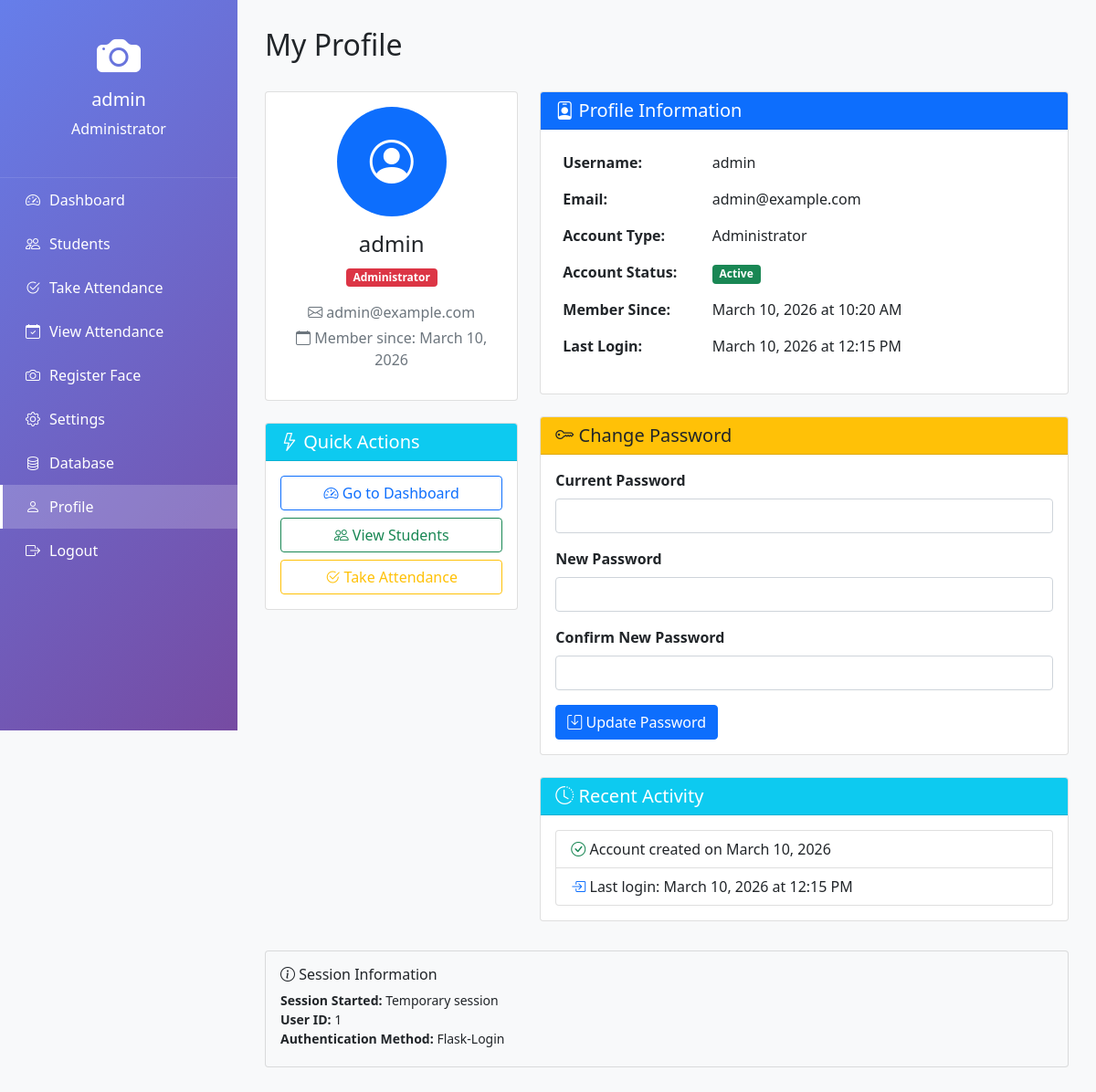
Page /auth/profile (signed in) on the committed database.
### app/models.py (models this page shows, shortened)
class User(UserMixin, db.Model):
    __tablename__ = 'users'
    id = db.Column(db.Integer, primary_key=True)
    username = db.Column(db.String(64), unique=True, nullable=False)
    email = db.Column(db.String(120), nullable=False)  # UNIQUE CONSTRAINT REMOVED
    password_hash = db.Column(db.String(128))
    is_admin = db.Column(db.Boolean, default=False)
    is_teacher = db.Column(db.Boolean, default=False)
    is_active = db.Column(db.Boolean, default=True)
    created_at = db.Column(db.DateTime, default=datetime.utcnow)
    last_login = db.Column(db.DateTime)
    teacher_id = db.Column(db.String(20), unique=True)
    department = db.Column(db.String(100))
    phone = db.Column(db.String(20))

### app/routes.py (the view)
@auth_bp.route('/profile')
@login_required
def profile():
    form = ChangePasswordForm()
    return render_template('profile.html', form=form, datetime=datetime)

### app/forms.py
class ChangePasswordForm(FlaskForm):
    current_password = PasswordField('Current Password', validators=[DataRequired()])
    new_password = PasswordField('New Password', validators=[DataRequired(), Length(min=6, message="Password must be at least 6 characters")])
    confirm_password = PasswordField('Confirm New Password',
                                     validators=[DataRequired(), EqualTo('new_password', message="Passwords must match")])
    submit = SubmitField('Change Password')

### app/models.py (called while the page is built)
@login_manager.user_loader
def load_user(user_id):
    if user_id.startswith('staff_'):
        return User.query.get(int(user_id.replace('staff_', '')))
    elif user_id.startswith('student_'):
        return StudentUser.query.get(int(user_id.replace('student_', '')))
    return None

### app/templates/profile.html (shortened to what this page needs)
{% extends "base.html" %}
{% block page_title %}My Profile{% endblock %}
{% block content %}
<div class="row">
    <div class="col-md-4 mb-4">
        <div class="card">
            <div class="card-body text-center">
                <div class="bg-primary text-white d-flex align-items-center justify-content-center mx-auto mb-3"
                     style="width: 120px; height: 120px; border-radius: 50%; font-size: 3rem;">
                    <i class="bi bi-person-circle"></i>
                </div>
                <h4>{{ current_user.username }}</h4>
                <p class="text-muted">
                    {% if current_user.is_admin %}
                        <span class="badge bg-danger">Administrator</span>
                    {% elif current_user.is_teacher %}
                        <span class="badge bg-info">Teacher</span>
                    {% else %}
                        <span class="badge bg-secondary">Staff</span>
                    {% endif %}
                </p>
                <p class="text-muted mb-1">
                    <i class="bi bi-envelope"></i> {{ current_user.email }}
                </p>
                <p class="text-muted">
                    <i class="bi bi-calendar"></i> Member since: {{ current_user.created_at.strftime('%B %d, %Y') }}
                </p>
            </div>
        </div>
        <div class="card mt-4">
            <div class="card-header bg-info text-white">
                <h5 class="mb-0"><i class="bi bi-lightning"></i> Quick Actions</h5>
            </div>
            <div class="card-body">
                <div class="d-grid gap-2">
                    <a href="{{ url_for('main.dashboard') }}" class="btn btn-outline-primary">
                        <i class="bi bi-speedometer2"></i> Go to Dashboard
                    </a>
                    <a href="{{ url_for('staff.list') }}" class="btn btn-outline-success">
                        <i class="bi bi-people"></i> View Students
                    </a>
                    <a href="{{ url_for('attendance.take') }}" class="btn btn-outline-warning">
                        <i class="bi bi-check2-circle"></i> Take Attendance
                    </a>
                </div>
            </div>
        </div>
    </div>
    <div class="col-md-8 mb-4">
        <div class="card">
            <div class="card-header bg-primary text-white">
                <h5 class="mb-0"><i class="bi bi-person-badge"></i> Profile Information</h5>
            </div>
            <div class="card-body">
                <table class="table table-borderless">
                    <tr>
                        <th width="30%">Username:</th>
                        <td>{{ current_user.username }}</td>
                    </tr>
                    <tr>
                        <th>Email:</th>
                        <td>{{ current_user.email }}</td>
                    </tr>
                    <tr>
                        <th>Account Type:</th>
                        <td>
                            {% if current_user.is_admin %}
                                Administrator
                            {% elif current_user.is_teacher %}
                                Teacher
                            {% else %}
                                Staff
                            {% endif %}
                        </td>
                    </tr>
                    <tr>
                        <th>Account Status:</th>
                        <td>
                            {% if current_user.is_active %}
                                <span class="badge bg-success">Active</span>
                            {% else %}
                                <span class="badge bg-danger">Inactive</span>
                            {% endif %}
                        </td>
                    </tr>
                    <tr>
                        <th>Member Since:</th>
                        <td>{{ current_user.created_at.strftime('%B %d, %Y at %I:%M %p') }}</td>
                    </tr>
                    <tr>
                        <th>Last Login:</th>
                        <td>
                            {% if current_user.last_login %}
                                {{ current_user.last_login.strftime('%B %d, %Y at %I:%M %p') }}
                            {% else %}
                                <span class="text-muted">First time login</span>
                            {% endif %}
                        </td>
                    </tr>
                </table>
            </div>
        </div>
        <div class="card mt-4">
            <div class="card-header bg-warning">
                <h5 class="mb-0"><i class="bi bi-key"></i> Change Password</h5>
            </div>
            <div class="card-body">
                <form method="POST" action="{{ url_for('auth.change_password') }}">
                    <div class="mb-3">
                        <label class="form-label fw-bold">Current Password</label>
                        <input type="password" name="current_password" class="form-control" required>
                    </div>
                    <div class="mb-3">
                        <label class="form-label fw-bold">New Password</label>
                        <input type="password" name="new_password" class="form-control" required>
                    </div>
                    <div class="mb-3">
                        <label class="form-label fw-bold">Confirm New Password</label>
                        <input type="password" name="confirm_password" class="form-control" required>
                    </div>
                    <button type="submit" class="btn btn-primary">
                        <i class="bi bi-save"></i> Update Password
                    </button>
                </form>
            </div>
        </div>
        <div class="card mt-4">
            <div class="card-header bg-info text-white">
                <h5 class="mb-0"><i class="bi bi-clock-history"></i> Recent Activity</h5>
            </div>
            <div class="card-body">
                <div class="list-group">
                    <div class="list-group-item">
                        <i class="bi bi-check-circle text-success"></i>
                        Account created on {{ current_user.created_at.strftime('%B %d, %Y') }}
                    </div>
                    {% if current_user.last_login %}
                    <div class="list-group-item">
                        <i class="bi bi-box-arrow-in-right text-primary"></i>
                        Last login: {{ current_user.last_login.strftime('%B %d, %Y at %I:%M %p') }}
                    </div>
                    {% endif %}
                </div>
            </div>
        </div>
    </div>
</div>
<div class="row mt-2">
    <div class="col-12">
        <div class="card bg-light">
            <div class="card-body">
                <h6 class="mb-2"><i class="bi bi-info-circle"></i> Session Information</h6>
                <p class="mb-1 small">
                    <strong>Session Started:</strong> {{ session.get('_permanent', False) and 'Permanent' or 'Temporary' }} session<br>
                    <strong>User ID:</strong> {{ current_user.id }}<br>
                    <strong>Authentication Method:</strong> Flask-Login
                </p>
            </div>
        </div>
    </div>
</div>
{% endblock %}

### app/templates/base.html (shortened to what this page needs)
<!DOCTYPE html>
<html lang="en">
<head>
    <link href="https://cdn.jsdelivr.net/npm/bootstrap@5.1.3/dist/css/bootstrap.min.css" rel="stylesheet">
    <link rel="stylesheet" href="https://cdn.jsdelivr.net/npm/bootstrap-icons@1.8.1/font/bootstrap-icons.css">
</head>
<body>
    <div class="sidebar" id="sidebar">
        <div class="profile-section">
            <i class="bi bi-camera-fill"></i>
            <h5>{{ current_user.username }}</h5>
            <p>{% if current_user.is_admin %}Administrator{% else %}Teacher{% endif %}</p>
        </div>
        <nav class="nav flex-column">
            <a class="nav-link {% if request.endpoint == 'main.dashboard' %}active{% endif %}"
               href="{{ url_for('main.dashboard') }}">
                <i class="bi bi-speedometer2"></i> Dashboard
            </a>
            <a class="nav-link {% if request.endpoint == 'staff.list' %}active{% endif %}"
               href="{{ url_for('staff.list') }}">
                <i class="bi bi-people"></i> Students
            </a>
            <a class="nav-link {% if request.endpoint == 'attendance.take' %}active{% endif %}"
               href="{{ url_for('attendance.take') }}">
                <i class="bi bi-check2-circle"></i> Take Attendance
            </a>
            <a class="nav-link {% if request.endpoint == 'attendance.view' %}active{% endif %}"
               href="{{ url_for('attendance.view') }}">
                <i class="bi bi-calendar-check"></i> View Attendance
            </a>
            {% if current_user.is_admin %}
            <a class="nav-link {% if request.endpoint == 'face.register' %}active{% endif %}"
               href="{{ url_for('face.register', student_id=0) }}">
                <i class="bi bi-camera"></i> Register Face
            </a>
            <a class="nav-link {% if request.endpoint == 'main.settings' %}active{% endif %}"
               href="{{ url_for('main.settings') }}">
                <i class="bi bi-gear"></i> Settings
            </a>
            <a class="nav-link {% if request.endpoint == 'main.database_manage' %}active{% endif %}"
               href="{{ url_for('main.database_manage') }}">
                <i class="bi bi-database"></i> Database
            </a>
            {% endif %}
            <a class="nav-link {% if request.endpoint == 'auth.profile' %}active{% endif %}"
               href="{{ url_for('auth.profile') }}">
                <i class="bi bi-person"></i> Profile
            </a>
            <a class="nav-link" href="{{ url_for('auth.logout') }}">
                <i class="bi bi-box-arrow-right"></i> Logout
            </a>
        </nav>
    </div>
    <div class="main-content">
        <div class="d-flex justify-content-between align-items-center mb-4">
            <h2>{% block page_title %}Dashboard{% endblock %}</h2>
        </div>
        {% block content %}{% endblock %}
    </div>
</body>
</html>

### app/templates/base.html (style rules this page uses)
:root { --primary-color: #667eea; --secondary-color: #764ba2; }
body { background: #f8f9fa; font-family: 'Segoe UI', Tahoma, Geneva, Verdana, sans-serif; }
.sidebar { min-height: 100vh; background: linear-gradient(135deg, var(--primary-color), var(--secondary-color)); position: fixed; width: 260px; transition: all 0.3s; z-index: 1000; }
.sidebar .profile-section { padding: 25px 20px; text-align: center; color: white; border-bottom: 1px solid rgba(255,255,255,0.1); }
.sidebar .profile-section i { font-size: 3rem; margin-bottom: 10px; }
.sidebar .nav-link { color: white !important; padding: 12px 25px; transition: all 0.3s; border-left: 3px solid transparent; display: flex; align-items: center; }
.sidebar .nav-link i { margin-right: 10px; }
.sidebar .nav-link.active { background: rgba(255,255,255,0.2); border-left-color: white; }
.main-content { margin-left: 260px; padding: 30px; min-height: 100vh; }

### rows in the picture
User: username "admin", email "admin@example.com", created_at "March 10, 2026", created_at "March 10, 2026 at 10:20 AM", last_login "March 10, 2026 at 12:15 PM", id "1"

### other values in the picture
{{ session.get('_permanent', False) and 'Permanent' or 'Temporary' }} "Temporary"
